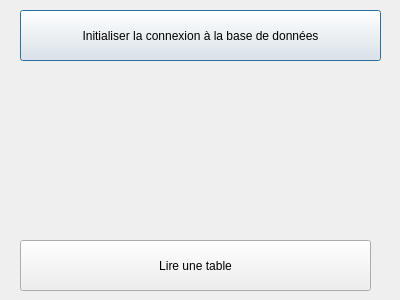
<?xml version="1.0" encoding="UTF-8"?>
<ui version="4.0">
 <class>fenetre</class>
 <widget class="QDialog" name="fenetre">
  <property name="geometry">
   <rect>
    <x>0</x>
    <y>0</y>
    <width>400</width>
    <height>300</height>
   </rect>
  </property>
  <property name="windowTitle">
   <string>Dialog</string>
  </property>
  <widget class="QPushButton" name="butSql">
   <property name="geometry">
    <rect>
     <x>20</x>
     <y>10</y>
     <width>361</width>
     <height>51</height>
    </rect>
   </property>
   <property name="text">
    <string>Initialiser la connexion à la base de données</string>
   </property>
  </widget>
  <widget class="QLabel" name="co_bdd">
   <property name="geometry">
    <rect>
     <x>130</x>
     <y>70</y>
     <width>131</width>
     <height>20</height>
    </rect>
   </property>
   <property name="text">
    <string/>
   </property>
  </widget>
  <widget class="QPushButton" name="butLire">
   <property name="geometry">
    <rect>
     <x>20</x>
     <y>240</y>
     <width>351</width>
     <height>51</height>
    </rect>
   </property>
   <property name="text">
    <string>Lire une table</string>
   </property>
  </widget>
  <widget class="QLabel" name="select_bdd">
   <property name="geometry">
    <rect>
     <x>20</x>
     <y>145</y>
     <width>341</width>
     <height>61</height>
    </rect>
   </property>
   <property name="text">
    <string/>
   </property>
  </widget>
 </widget>
 <resources/>
 <connections/>
</ui>
